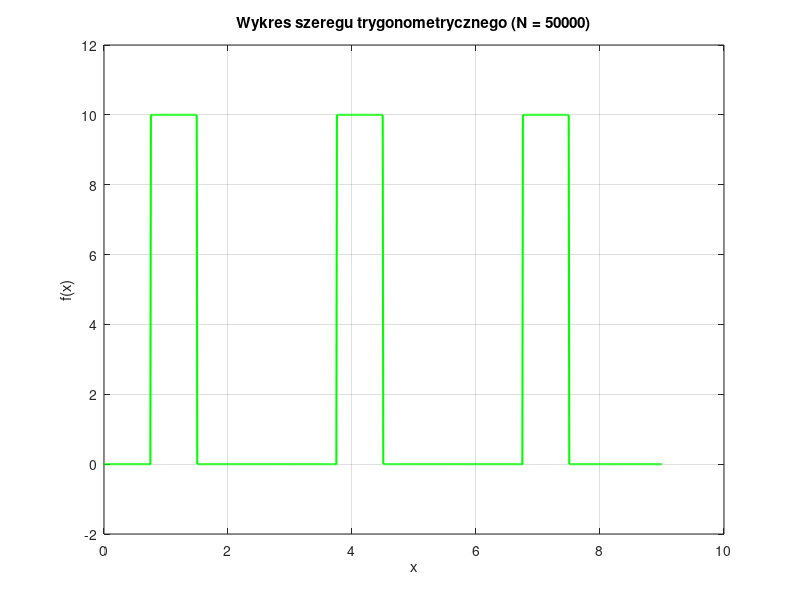

Recreate this plot in MATLAB.
T = 3;                  
A = 5;                  
N = 50000;               

x = linspace(0, 3*T, 1000);
f = zeros(size(x));

for n = 0:N
    phi_n = -(3/4) * pi * n;
    
    if n == 0
        A_n = A / 2;
    else
        arg = n / 4;
        A_n = A * (sin(pi * arg) / (pi * arg));
    end
    
    f = f + A_n * cos(2 * pi * (n / T) * x + phi_n);
end

figure;
plot(x, f, 'g-', 'LineWidth', 1.5);
grid on;
title(['Wykres szeregu trygonometrycznego (N = ', num2str(N), ')']);
xlabel('x');
ylabel('f(x)');
